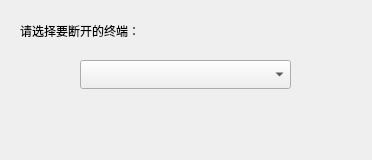
<?xml version="1.0" encoding="UTF-8"?>
<ui version="4.0">
 <class>TTyChooseDialog</class>
 <widget class="QDialog" name="TTyChooseDialog">
  <property name="geometry">
   <rect>
    <x>0</x>
    <y>0</y>
    <width>372</width>
    <height>160</height>
   </rect>
  </property>
  <property name="windowTitle">
   <string>选择终端</string>
  </property>
  <widget class="QLabel" name="label">
   <property name="geometry">
    <rect>
     <x>20</x>
     <y>20</y>
     <width>161</width>
     <height>21</height>
    </rect>
   </property>
   <property name="text">
    <string>请选择要断开的终端：</string>
   </property>
  </widget>
  <widget class="QComboBox" name="comboBox">
   <property name="geometry">
    <rect>
     <x>80</x>
     <y>60</y>
     <width>211</width>
     <height>29</height>
    </rect>
   </property>
  </widget>
  <widget class="QDialogButtonBox" name="buttonBox">
   <property name="geometry">
    <rect>
     <x>85</x>
     <y>110</y>
     <width>201</width>
     <height>31</height>
    </rect>
   </property>
   <property name="standardButtons">
    <set>QDialogButtonBox::NoButton</set>
   </property>
  </widget>
 </widget>
 <resources/>
 <connections/>
</ui>
